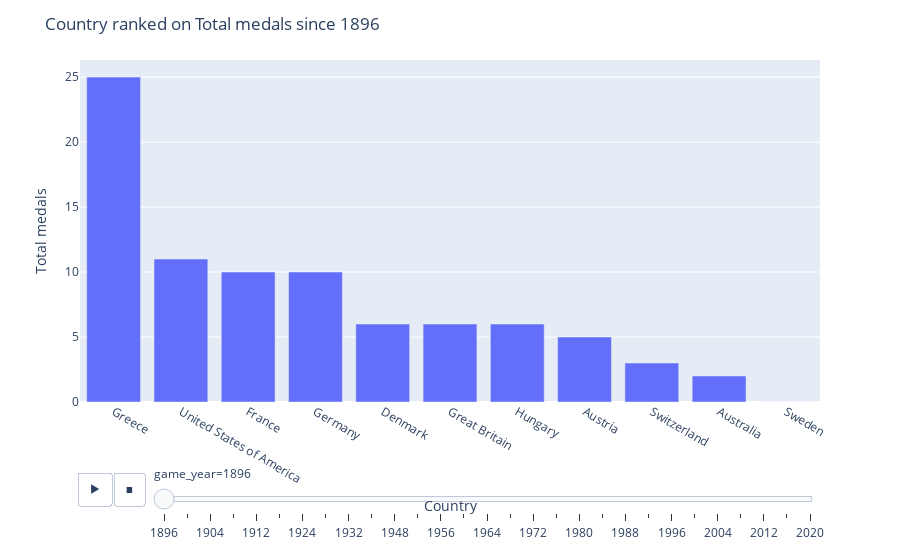

The cell this chart's notebook holds for it:
### Code cell
fig = px.bar(historic_olympic_data, 
             x="country_name", 
             y="total_medals", 
             animation_frame="game_year", 
             hover_name="country_name")

fig.update_layout(
        title="Country ranked on Total medals since 1896",
        xaxis_title="Country",
        yaxis_title="Total medals",
        showlegend=False)

### Figure 1 — Plotly figure (JSON) as saved in the notebook; plotly's stock layout.template omitted (floating-point values rounded to 4 significant figures)
{"data": [{"alignmentgroup": "True", "hovertemplate": "<b>%{hovertext}</b><br><br>game_year=1896<br>country_name=%{x}<br>total_medals=%{y}<extra></extra>", "hovertext": ["Greece", "United States of America", "France", "Germany", "Denmark", "Great Britain", "Hungary", "Austria", "Switzerland", "Australia", "Sweden"], "legendgroup": "", "marker": {"color": "#636efa", "pattern": {"shape": ""}}, "name": "", "offsetgroup": "", "orientation": "v", "showlegend": false, "textposition": "auto", "type": "bar", "x": ["Greece", "United States of America", "France", "Germany", "Denmark", "Great Britain", "Hungary", "Austria", "Switzerland", "Australia", "Sweden"], "xaxis": "x", "y": [25, 11, 10, 10, 6, 6, 6, 5, 3, 2, 0], "yaxis": "y"}], "layout": {"barmode": "relative", "legend": {"tracegroupgap": 0}, "margin": {"t": 60}, "showlegend": false, "sliders": [{"active": 0, "currentvalue": {"prefix": "game_year="}, "len": 0.9, "pad": {"b": 10, "t": 60}, "steps": [{"args": [["1896"], {"frame": {"duration": 0, "redraw": true}, "fromcurrent": true, "mode": "immediate", "transition": {"duration": 0, "easing": "linear"}}], "label": "1896", "method": "animate"}, {"args": [["1900"], {"frame": {"duration": 0, "redraw": true}, "fromcurrent": true, "mode": "immediate", "transition": {"duration": 0, "easing": "linear"}}], "label": "1900", "method": "animate"}, {"args": [["1904"], {"frame": {"duration": 0, "redraw": true}, "fromcurrent": true, "mode": "immediate", "transition": {"duration": 0, "easing": "linear"}}], "label": "1904", "method": "animate"}, {"args": [["1908"], {"frame": {"duration": 0, "redraw": true}, "fromcurrent": true, "mode": "immediate", "transition": {"duration": 0, "easing": "linear"}}], "label": "1908", "method": "animate"}, {"args": [["1912"], {"frame": {"duration": 0, "redraw": true}, "fromcurrent": true, "mode": "immediate", "transition": {"duration": 0, "easing": "linear"}}], "label": "1912", "method": "animate"}, {"args": [["1920"], {"frame": {"duration": 0, "redraw": true}, "fromcurrent": true, "mode": "immediate", "transition": {"duration": 0, "easing": "linear"}}], "label": "1920", "method": "animate"}, {"args": [["1924"], {"frame": {"duration": 0, "redraw": true}, "fromcurrent": true, "mode": "immediate", "transition": {"duration": 0, "easing": "linear"}}], "label": "1924", "method": "animate"}, {"args": [["1928"], {"frame": {"duration": 0, "redraw": true}, "fromcurrent": true, "mode": "immediate", "transition": {"duration": 0, "easing": "linear"}}], "label": "1928", "method": "animate"}, {"args": [["1932"], {"frame": {"duration": 0, "redraw": true}, "fromcurrent": true, "mode": "immediate", "transition": {"duration": 0, "easing": "linear"}}], "label": "1932", "method": "animate"}, {"args": [["1936"], {"frame": {"duration": 0, "redraw": true}, "fromcurrent": true, "mode": "immediate", "transition": {"duration": 0, "easing": "linear"}}], "label": "1936", "method": "animate"}, {"args": [["1948"], {"frame": {"duration": 0, "redraw": true}, "fromcurrent": true, "mode": "immediate", "transition": {"duration": 0, "easing": "linear"}}], "label": "1948", "method": "animate"}, {"args": [["1952"], {"frame": {"duration": 0, "redraw": true}, "fromcurrent": true, "mode": "immediate", "transition": {"duration": 0, "easing": "linear"}}], "label": "1952", "method": "animate"}, {"args": [["1956"], {"frame": {"duration": 0, "redraw": true}, "fromcurrent": true, "mode": "immediate", "transition": {"duration": 0, "easing": "linear"}}], "label": "1956", "method": "animate"}, {"args": [["1960"], {"frame": {"duration": 0, "redraw": true}, "fromcurrent": true, "mode": "immediate", "transition": {"duration": 0, "easing": "linear"}}], "label": "1960", "method": "animate"}, {"args": [["1964"], {"frame": {"duration": 0, "redraw": true}, "fromcurrent": true, "mode": "immediate", "transition": {"duration": 0, "easing": "linear"}}], "label": "1964", "method": "animate"}, {"args": [["1968"], {"frame": {"duration": 0, "redraw": true}, "fromcurrent": true, "mode": "immediate", "transition": {"duration": 0, "easing": "linear"}}], "label": "1968", "method": "animate"}, {"args": [["1972"], {"frame": {"duration": 0, "redraw": true}, "fromcurrent": true, "mode": "immediate", "transition": {"duration": 0, "easing": "linear"}}], "label": "1972", "method": "animate"}, {"args": [["1976"], {"frame": {"duration": 0, "redraw": true}, "fromcurrent": true, "mode": "immediate", "transition": {"duration": 0, "easing": "linear"}}], "label": "1976", "method": "animate"}, {"args": [["1980"], {"frame": {"duration": 0, "redraw": true}, "fromcurrent": true, "mode": "immediate", "transition": {"duration": 0, "easing": "linear"}}], "label": "1980", "method": "animate"}, {"args": [["1984"], {"frame": {"duration": 0, "redraw": true}, "fromcurrent": true, "mode": "immediate", "transition": {"duration": 0, "easing": "linear"}}], "label": "1984", "method": "animate"}, {"args": [["1988"], {"frame": {"duration": 0, "redraw": true}, "fromcurrent": true, "mode": "immediate", "transition": {"duration": 0, "easing": "linear"}}], "label": "1988", "method": "animate"}, {"args": [["1992"], {"frame": {"duration": 0, "redraw": true}, "fromcurrent": true, "mode": "immediate", "transition": {"duration": 0, "easing": "linear"}}], "label": "1992", "method": "animate"}, {"args": [["1996"], {"frame": {"duration": 0, "redraw": true}, "fromcurrent": true, "mode": "immediate", "transition": {"duration": 0, "easing": "linear"}}], "label": "1996", "method": "animate"}, {"args": [["2000"], {"frame": {"duration": 0, "redraw": true}, "fromcurrent": true, "mode": "immediate", "transition": {"duration": 0, "easing": "linear"}}], "label": "2000", "method": "animate"}, {"args": [["2004"], {"frame": {"duration": 0, "redraw": true}, "fromcurrent": true, "mode": "immediate", "transition": {"duration": 0, "easing": "linear"}}], "label": "2004", "method": "animate"}, {"args": [["2008"], {"frame": {"duration": 0, "redraw": true}, "fromcurrent": true, "mode": "immediate", "transition": {"duration": 0, "easing": "linear"}}], "label": "2008", "method": "animate"}, {"args": [["2012"], {"frame": {"duration": 0, "redraw": true}, "fromcurrent": true, "mode": "immediate", "transition": {"duration": 0, "easing": "linear"}}], "label": "2012", "method": "animate"}, {"args": [["2016"], {"frame": {"duration": 0, "redraw": true}, "fromcurrent": true, "mode": "immediate", "transition": {"duration": 0, "easing": "linear"}}], "label": "2016", "method": "animate"}, {"args": [["2020"], {"frame": {"duration": 0, "redraw": true}, "fromcurrent": true, "mode": "immediate", "transition": {"duration": 0, "easing": "linear"}}], "label": "2020", "method": "animate"}], "x": 0.1, "xanchor": "left", "y": 0, "yanchor": "top"}], "title": {"text": "Country ranked on Total medals since 1896"}, "updatemenus": [{"buttons": [{"args": [null, {"frame": {"duration": 500, "redraw": true}, "fromcurrent": true, "mode": "immediate", "transition": {"duration": 500, "easing": "linear"}}], "label": "&#9654;", "method": "animate"}, {"args": [[null], {"frame": {"duration": 0, "redraw": true}, "fromcurrent": true, "mode": "immediate", "transition": {"duration": 0, "easing": "linear"}}], "label": "&#9724;", "method": "animate"}], "direction": "left", "pad": {"r": 10, "t": 70}, "showactive": false, "type": "buttons", "x": 0.1, "xanchor": "right", "y": 0, "yanchor": "top"}], "xaxis": {"anchor": "y", "domain": [0, 1], "title": {"text": "Country"}}, "yaxis": {"anchor": "x", "domain": [0, 1], "title": {"text": "Total medals"}}}}
